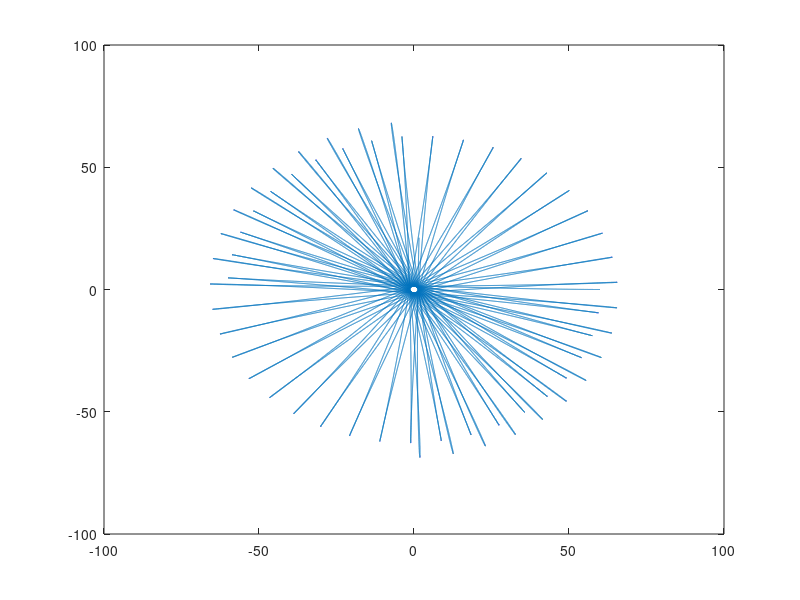
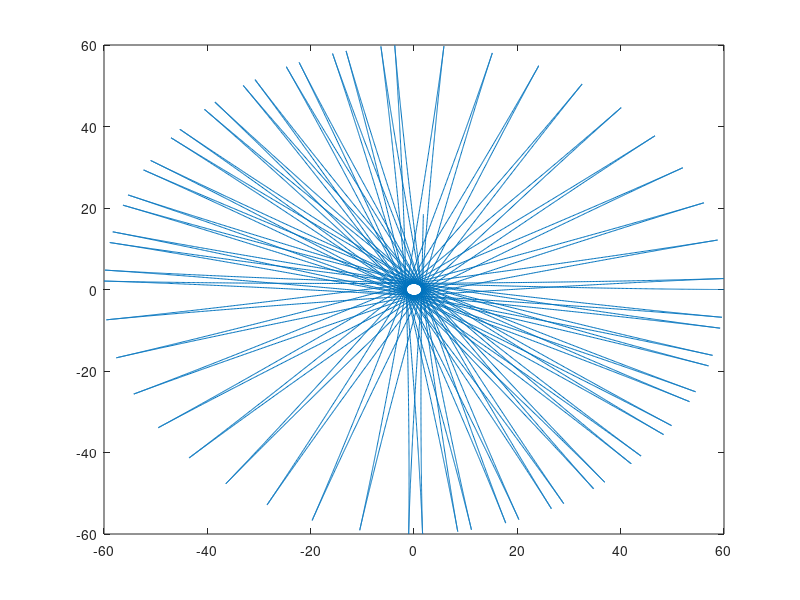

MATLAB code to generate these figures, in order:
clc;
close all;
clear;
%Zad1
load("lab11_data2.mat")

xu=data2(:,[1:2]);
xu=xu.';
zu=data2(:,[3:6]);
zu=zu.';

rs=xu*zu.';
ps=zu*zu.';
c=rs*ps^(-1)

zu2=[zu;zu.^2];
rs2=xu*zu2.';
ps2=zu2*zu2.';
c2=rs2*ps2^(-1)
%Zad2
load("lab11_data1.mat")

xt=data1(:,[1:2]);
zt=data1(:,[3:6]);
xpp1=zt*c(1,:).';
ypp1=zt*c(2,:).';

zt2=[zt,zt.^2];
xpp2=zt2*c2(1,:).';
ypp2=zt2*c2(2,:).';

errorx1=mean((xpp1-xt(:,1)).^2);
errory1=mean((ypp1-xt(:,2)).^2);
error1=(errorx1+errory1)/2

errorx2=mean((xpp2-xt(:,1)).^2);
errory2=mean((ypp2-xt(:,2)).^2);
error2=(errorx2+errory2)/2

%Zad3

ddx=@(dx,dy,x,y) [dx,dy,x,y]*c(1,:).';
ddy=@(dx,dy,x,y) [dx,dy,x,y]*c(2,:).';
x(1)=60;y(1)=0;xp(1)=0;yp(1)=0;

xpp(1)=ddx(xp(1),yp(1),x(1),y(1));
ypp(1)=ddy(xp(1),yp(1),x(1),y(1));
STOP=500;
h=2^(-8);

for t=h:h:STOP
    x(end+1)=x(end)+h*xp(end);
    y(end+1)=y(end)+h*yp(end);
    xp(end+1)=xp(end)+h*xpp(end);
    yp(end+1)=yp(end)+h*ypp(end);
    xpp(end+1)=ddx(xp(end),yp(end),x(end),y(end));
    ypp(end+1)=ddy(xp(end),yp(end),x(end),y(end));
end

figure('Name','Euller');
plot(x,y);
figure('Name','From file data');
plot(zt(:,3),zt(:,4))


